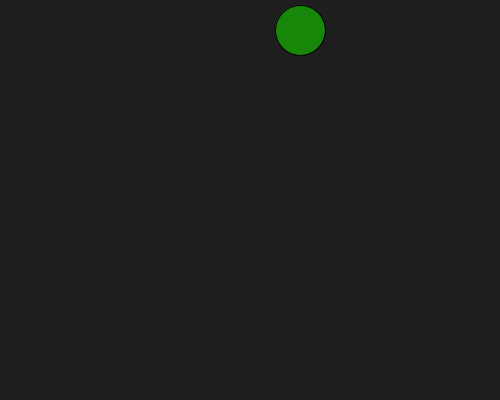
Frame 1 (no input)
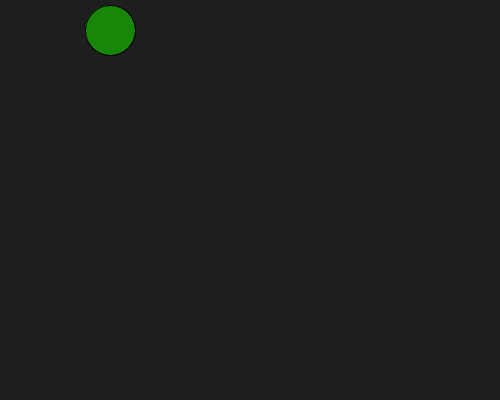
Frame 60 (the mouse pressed at the canvas centre just before this capture)
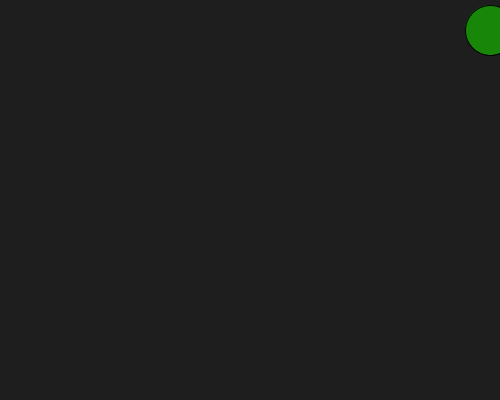
Frame 120 (the mouse held since frame 60 and released just before this capture)

The Processing sketch that drew these frames (run headless with seeded random() and noise(); from frame 60 on, the mouse is pressed at the canvas centre):

// Processing sketch: processing_69713
// ── processing_69713.pde

int circle_x = 300;
int circle_y = 30;
int the_circle_size = 50;
int circle_speed = 10;
void setup() {
  size(500,400);
  
};

void draw() {
  background(30);
  fill(24,134,8);
  ellipse(circle_x,circle_y, the_circle_size, the_circle_size);
  circle_x = circle_x + circle_speed;
  
// if circle_x is at the screen edge
//if circle_x is equal to 500
//if circle_x == 500
if (circle_x >= 500) {
  circle_speed = circle_speed * -1;
};
if (circle_x <= 0) {
  circle_speed = circle_speed * -1;
}
//move it the other way
};
